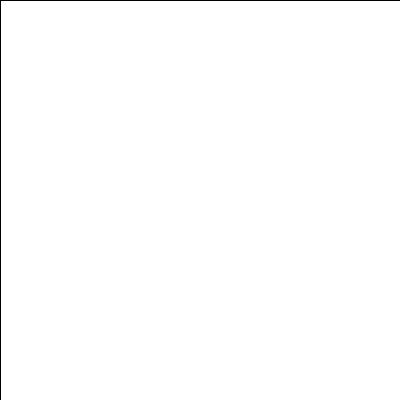
Frame 1 (no input)
Frame 60 (the mouse pressed at the canvas centre just before this capture): identical to frame 1, image omitted
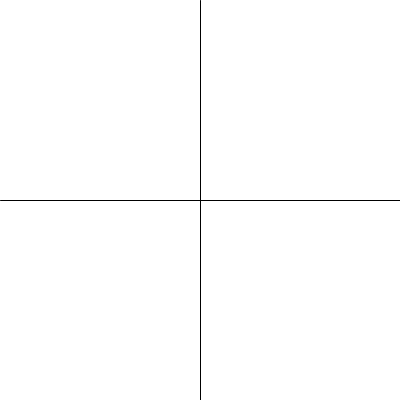
Frame 120 (the mouse held since frame 60 and released just before this capture)

The Processing sketch that drew these frames (run headless with seeded random() and noise(); from frame 60 on, the mouse is pressed at the canvas centre):

// Processing sketch: crosshairs
// ── crosshairs.pde
int leftX = 0;
int rightX = 400;
int topY = 0;
int bottomY = 400;

void setup(){
  size(400, 400);
}

void draw(){
  background(255);
  line(mouseX,topY, mouseX, bottomY);
  line(leftX, mouseY, rightX, mouseY);
  
}
